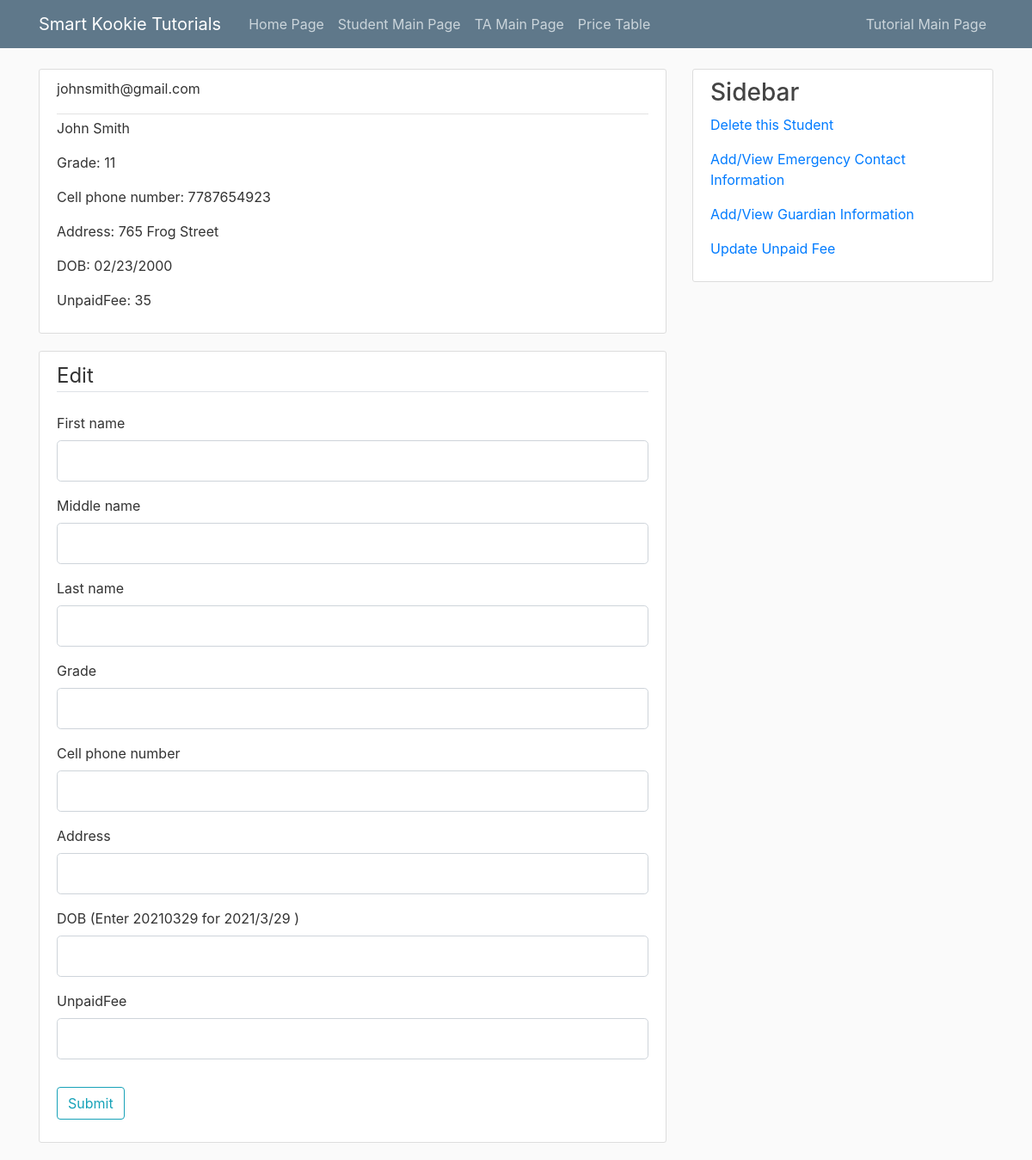
Screenshot of /showSpecificStudentInfo/johnsmith@gmail.com with the database file from the repository.
### tables this page shows
CREATE TABLE Student(	email		CHAR(255)	NOT NULL,	firstName	CHAR(255)	NOT NULL,	middleName	CHAR(255),	lastName	CHAR(255)	NOT NULL,	grade		CHAR(255),		cellPhone	CHAR(255)	NOT NULL,	address CHAR(255), DOB INT(8)	,UnpaidFee	DECIMAL(255)	NOT NULL,	PRIMARY KEY (email));

### flaskStudentInfoDB.py (the view, shortened to what this page needs)
@app.route('/showSpecificStudentInfo/<string:email>', methods=['GET', 'POST'])
def showSpecificStudentInfo(email):
    form = StudentInfoUpdateForm()
    conn = sqlite3.connect('blog.db')
    conn.row_factory = dict_factory
    c = conn.cursor()
    c.execute("PRAGMA foreign_keys=ON")
    query = "SELECT * FROM Student WHERE email = '"
    query = query + email + "';"
    c.execute(query)
    posts = c.fetchall()
    try:
        for i in posts:
            i['dobToShow'] = datetime.strptime(str(i['DOB']), '%Y%m%d').strftime('%m/%d/%Y')
    except:
        for i in posts:
            i['dobToShow'] = str(i['DOB'])
    return render_template('showSpecificStudentInfo.html', posts=posts, form=form)

### forms.py
class StudentInfoUpdateForm(FlaskForm):
    firstName = StringField('First name', validators=[DataRequired(), Length(min=2, max=255)])
    middleName = StringField('Middle name', validators=[Optional(), Length(max=20)])
    lastName = StringField('Last name', validators=[DataRequired(), Length(min=2, max=255)])
    grade = IntegerField('Grade', validators=[DataRequired()])
    cellPhone = IntegerField('Cell phone number', validators=[DataRequired()])
    address = StringField('Address', validators=[Optional(), Length(max=255)])
    DOB = IntegerField('DOB (Enter 20210329 for 2021/3/29 )', validators=[DataRequired()])
    UnpaidFee = DecimalField('UnpaidFee')
    submit = SubmitField('Submit')

### flaskStudentInfoDB.py (called while the page is built)
def dict_factory(cursor, row):
    d = {}
    for idx, col in enumerate(cursor.description):
        d[col[0]] = row[idx]
    return d

### templates/showSpecificStudentInfo.html (shortened to what this page needs)
{% extends "layout.html" %}
{% block content %}
{% for post in posts %}
<article class="media content-section">
    <div class="media-body">
        <div class="article-metadata">
            <p>{{post.email}}</p>
        </div>
        <a class="mr-0">{{ post.firstName}}</a>
        <a class="mr-0">{{ post.lastName}}</a>
        <p class="article-content">{{ 'Grade: ' + post.grade|string }}</p>
        <p class="article-content">{{ 'Cell phone number: ' + post.cellPhone|string }}</p>
        <p class="article-content">{{ 'Address: ' + post.address|string}}</p>
        <p class="article-content">{{ 'DOB: ' + post.dobToShow|string}}</p>
        <p class="article-content">{{ 'UnpaidFee: ' + post.UnpaidFee|string}}</p>
    </div>
</article>
{% endfor %}
<div class="content-section" xmlns="http://www.w3.org/1999/html">
        <form method="POST" action="">
            <fieldset class="form-group">
                <legend class="border-bottom mb-4">Edit</legend>
                <div class="form-group">
                    {{ form.firstName.label(class="form-control-label") }}
                    {% if form.firstName.errors %}
                        {{ form.firstName(class="form-control form-control-lg is-invalid") }}
                        <div class="invalid-feedback">
                            {% for error in form.firstName.errors %}
                                <span>{{ error }}</span>
                            {% endfor %}
                        </div>
                    {% else %}
                        {{ form.firstName(class="form-control form-control-lg") }}
                    {% endif %}
                </div>
                <div class="form-group">
                    {{ form.middleName.label(class="form-control-label") }}
                    {% if form.middleName.errors %}
                        {{ form.middleName(class="form-control form-control-lg is-invalid") }}
                        <div class="invalid-feedback">
                            {% for error in form.middleName.errors %}
                                <span>{{ error }}</span>
                            {% endfor %}
                        </div>
                    {% else %}
                        {{ form.middleName(class="form-control form-control-lg") }}
                    {% endif %}
                </div>
                <div class="form-group">
                    {{ form.lastName.label(class="form-control-label") }}
                    {% if form.lastName.errors %}
                        {{ form.lastName(class="form-control form-control-lg is-invalid") }}
                        <div class="invalid-feedback">
                            {% for error in form.lastName.errors %}
                                <span>{{ error }}</span>
                            {% endfor %}
                        </div>
                    {% else %}
                        {{ form.lastName(class="form-control form-control-lg") }}
                    {% endif %}
                </div>
                <div class="form-group">
                    {{ form.grade.label(class="form-control-label") }}
                    {% if form.grade.errors %}
                        {{ form.grade(class="form-control form-control-lg is-invalid") }}
                        <div class="invalid-feedback">
                            {% for error in form.grade.errors %}
                                <span>{{ error }}</span>
                            {% endfor %}
                        </div>
                    {% else %}
                        {{ form.grade(class="form-control form-control-lg") }}
                    {% endif %}
                </div>
                <div class="form-group">
                    {{ form.cellPhone.label(class="form-control-label") }}
                    {% if form.cellPhone.errors %}
                        {{ form.cellPhone(class="form-control form-control-lg is-invalid") }}
                        <div class="invalid-feedback">
                            {% for error in form.cellPhone.errors %}
                                <span>{{ error }}</span>
                            {% endfor %}
                        </div>
                    {% else %}
                        {{ form.cellPhone(class="form-control form-control-lg") }}
                    {% endif %}
                </div>
                <div class="form-group">
                    {{ form.address.label(class="form-control-label") }}
                    {% if form.address.errors %}
                        {{ form.address(class="form-control form-control-lg is-invalid") }}
                        <div class="invalid-feedback">
                            {% for error in form.address.errors %}
                                <span>{{ error }}</span>
                            {% endfor %}
                        </div>
                    {% else %}
                        {{ form.address(class="form-control form-control-lg") }}
                    {% endif %}
                </div>
                <div class="form-group">
                    {{ form.DOB.label(class="form-control-label") }}
                    {% if form.DOB.errors %}
                        {{ form.DOB(class="form-control form-control-lg is-invalid") }}
                        <div class="invalid-feedback">
                            {% for error in form.DOB.errors %}
                                <span>{{ error }}</span>
                            {% endfor %}
                        </div>
                    {% else %}
                        {{ form.DOB(class="form-control form-control-lg") }}
                    {% endif %}
                </div>
                <div class="form-group">
                    {{ form.UnpaidFee.label(class="form-control-label") }}
                    {% if form.UnpaidFee.errors %}
                        {{ form.UnpaidFee(class="form-control form-control-lg is-invalid") }}
                        <div class="invalid-feedback">
                            {% for error in form.UnpaidFee.errors %}
                                <span>{{ error }}</span>
                            {% endfor %}
                        </div>
                    {% else %}
                        {{ form.UnpaidFee(class="form-control form-control-lg") }}
                    {% endif %}
                </div>
            </fieldset>
            <div class="form-group">
                {{ form.submit(class="btn btn-outline-info") }}
            </div>
        </form>
    </div>
{% endblock content %}
{% block content2 %}
<form method="POST" action="">{% for post in posts %}
    <a href='deleteStudent/{{post.email}}' ><p>Delete this Student</p></a>
    <a href='stuEmergencyContact/{{post.email}}' ><p>Add/View Emergency Contact Information</p></a>
    <a href='stuGuardian/{{post.email}}' ><p>Add/View Guardian Information</p></a>
    <a href='stuUnpaidFee/{{post.email}}' ><p>Update Unpaid Fee</p></a>
{% endfor %}
    </form>
{% endblock content2 %}

### static/main.css (style rules this page uses)
body { background: #fafafa; color: #333333; margin-top: 5rem; }
.content-section { background: #ffffff; padding: 10px 20px; border: 1px solid #dddddd; border-radius: 3px; margin-bottom: 20px; }
.article-content { white-space: pre-line; }
.article-metadata { padding-bottom: 1px; margin-bottom: 4px; border-bottom: 1px solid #e3e3e3 }

### rows the page displays
Student: email "johnsmith@gmail.com", firstName "John", lastName "Smith", grade "Grade: 11", cellPhone "Cell phone number: 7787654923", address "Address: 765 Frog Street", dobToShow "DOB: 02/23/2000", UnpaidFee "UnpaidFee: 35"
